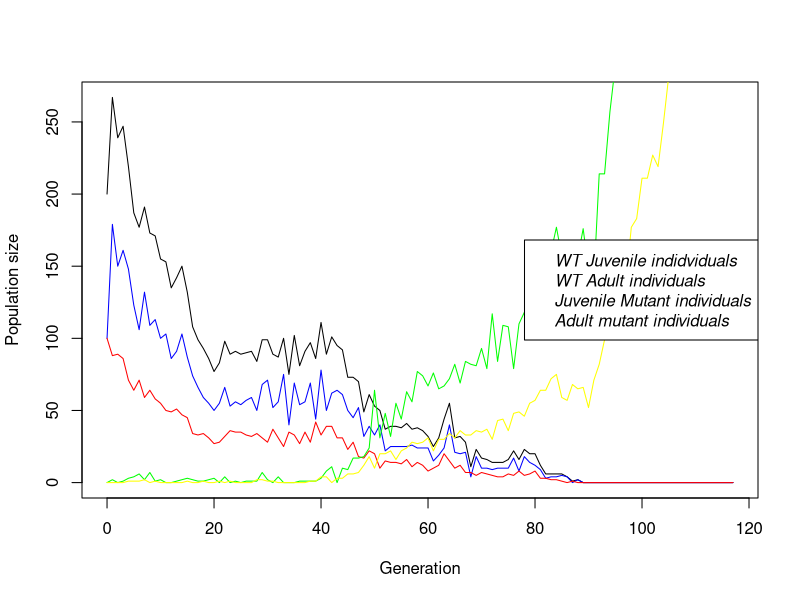
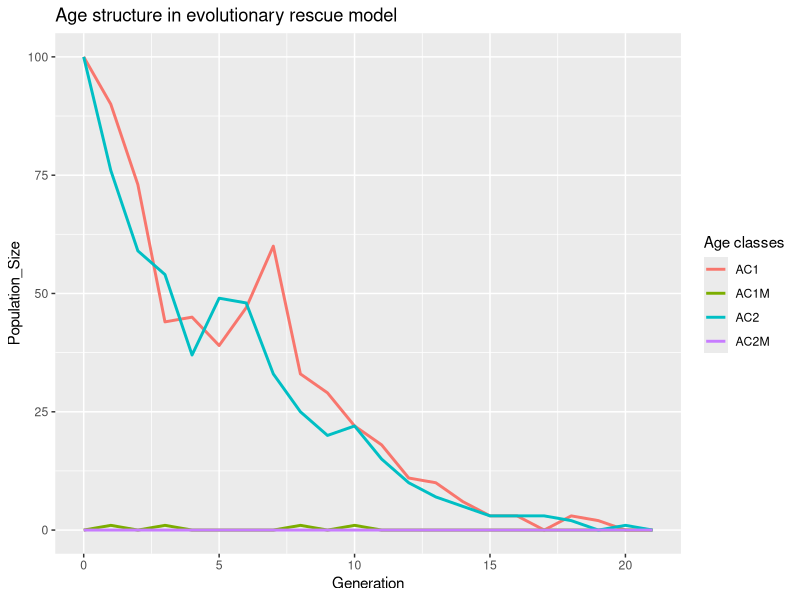

Recreate these plots in R, in order. (Note: this script raises an error after producing the figures.)
## ---- chunk 1
# Simulate WT-Population without any mutations and stochasticity
simulate_one_gen <- function(N_j0, N_a0,N_j0M, N_a0M, R_a, R_aM, S_j, S_jM, S_a, S_aM, mu){
  
  New_jtM <- rpois(1, N_a0 * mu * R_a)
  N_jt <- rpois(1, R_a * N_a0) - New_jtM #calculating number of WT juvenile individuals. 
  N_at <- rpois(1, S_j * N_j0 + S_a * N_a0) #calculating number of adult individuals
  
  
  N_jtM <- rpois(1, N_a0M * R_aM) + New_jtM # calculating number of Mutant juveniles
  N_atM <- rpois(1, N_j0M * S_jM + S_aM * N_a0M) # calculating number of Mutant adults
  
  
  return(c(N_jt, N_at, N_jtM, N_atM))
}
print(simulate_one_gen(100, 100, 50, 50, 2, 2, 0.1,0.1, 0.6, 0.6, 0.02))
## ---- chunk 2
simulate_pop <- function(N_j0, N_a0,N_j0M, N_a0M, R_a, R_aM, S_j, S_jM, S_a, S_aM, mu, t_max) {
   # Create the vector in which to save the results
  pop_vector <- c(N_j0, N_a0, N_j0M, N_a0M) 
  # initiate the variables
  pop_new <- c(N_j0, N_a0, N_j0M, N_a0M)
  
  # run the simulation until generation t_max
  for (i in 1:t_max+1) {
    # redefine the current population one generation later
    pop_new <- simulate_one_gen(pop_new[1],pop_new[2],pop_new[3],pop_new[4], R_a,R_aM, S_j, S_jM, S_a, S_aM, mu)
    
    # add the new population sizes to the output vector
    pop_vector <- rbind(pop_vector,pop_new)
    # condition to stop the simulation before t_max: either the population exceeds 1.5 times the original population size, or it goes extinct
    if (pop_new[1]+pop_new[2]+ pop_new[3]+pop_new[4] >=10*(N_j0+ N_a0 + N_j0M+ N_a0M) | pop_new[1]+pop_new[2]+ pop_new[3]+pop_new[4]==0) break }
  
  # add row and column names
  colnames(pop_vector) <- c("AC1", "AC2", "AC1M", "AC2M")
  rownames(pop_vector) <- (0:t_max)[1:length(pop_vector[,1])]
  
  return(pop_vector)
}
print(tail(simulate_pop(100, 100, 0,0, 2.5,2.5, 0.2,0.2, 0.6,0.6, 0.001, 1500)))


 
## ---- chunk 3
output <- simulate_pop(100, 100, 0,0, 1.8,2.5, 0.2,0.2, 0.6,0.6, 0.009, 1500)
print(tail(output))

x_range <- 0:(length(output[,1])-1)
# this plots the total population size
plot(x_range,output[,1]+output[,2],type='l',ylim=c(0,max(output[,1]+output[,2])),xlab = "Generation",ylab = "Population size")
# add number of Juvenile WT individuals
lines(x_range,output[,1], col="blue")
# add number of adult WT individuals
lines(x_range,output[,2], col="red")
#number of Juvenile Mutant individuals 
lines(x_range,output[,3], col = "green")
#number of adult mutant individuals
lines(x_range,output[,4], col = "yellow")

legend("right",
       c("WT Juvenile indidviduals", "WT Adult individuals", "Juvenile Mutant individuals", "Adult mutant individuals"),
       text.font = 3)
## ---- chunk 4
install.packages("dplyr")
install.packages("tidyr")
install.packages("ggplot2")
## ---- chunk 5


library(ggplot2)
library(dplyr)
library(tidyr)

# having the simulation set as a variable
sim_data <- simulate_pop(100, 100, 0, 0, 1,5, 0.2, 0.2, 0.6, 0.6, 0.01, 1500)

#Convert matrix to Dataframe to help analysis
df <- as.data.frame(sim_data)

# these steps were generated using ai help: The rownames are the Generation numbers. Let's make them a proper column.
df$Generation <- as.numeric(rownames(df))

# Reshape from Wide to Long format for ggplot
# This creates a column "Age_Class" (AC1, AC2, etc.) and "Population_Size". 

#pivot_longer syntaxc first define what data you are looking at. here we are looking at df our data frame. cols defines which columns to convert into the long format. we want to convert our Age class collumns into long format. names_to defines what the new column name should be. 

df_long <- pivot_longer(
  df, 
  cols = c("AC1", "AC2", "AC1M", "AC2M"), 
  names_to = "Age_Class", 
  values_to = "Population_Size"
)


print(df_long)

ggplot(df_long, aes(x = Generation, y = Population_Size, color = Age_Class)) +
  geom_line(linewidth = 1) +
  labs(title = "Age structure in evolutionary rescue model", color = "Age classes")
  


## ---- chunk 6
# set some parameters to fixed values
init_a <- 100
init_A <- 0
m_rate <- 0.001
max_gen <- 1000
# determine how often to run the simulation for each set of parameters
no_replicates <- 100

# set parameters to vary
s_values <- c(0.2,0.3,0.4)
r_values <- c(0.05,0.1,0.15)

# initialize data table - where to collect the results
data_table <- c()
# run the simulation across all chosen parameters
# loop over decay rates
for(rval in r_values){
  # loop over selection coefficients
  for(sval in s_values){
    # different way of running many simulations: make replicates using "repeat" function with a counter i
    # reset counter
    i<-1
    repeat {
      # increase counter by one
      i<-i+1
      # run the simulation once
      one_run <- simulate_pop(init_a,init_A,rval,sval,m_rate,max_gen)
      # determine total population sizes
      total_size <- one_run[,1]+one_run[,2]
      # determine minimum population size
      min_size <- min(total_size)
      # determine (first) generation at which this population size occurred
      min_gen <- as.numeric(which(total_size==min_size)[1])
      # enter the data into the table
      data_table <- rbind(data_table,c(rval,sval,min_gen,min_size)) # note that we add the varying parameters (decay rate and selection coefficient) to the table too
      # stop the repeated computation after no_replicates times
      if(i>no_replicates) break
    }
  }
}
# define column names of data table
colnames(data_table) <- c("r","s","min_gen","no_min")
# show the first lines of the output
print(head(data_table))
